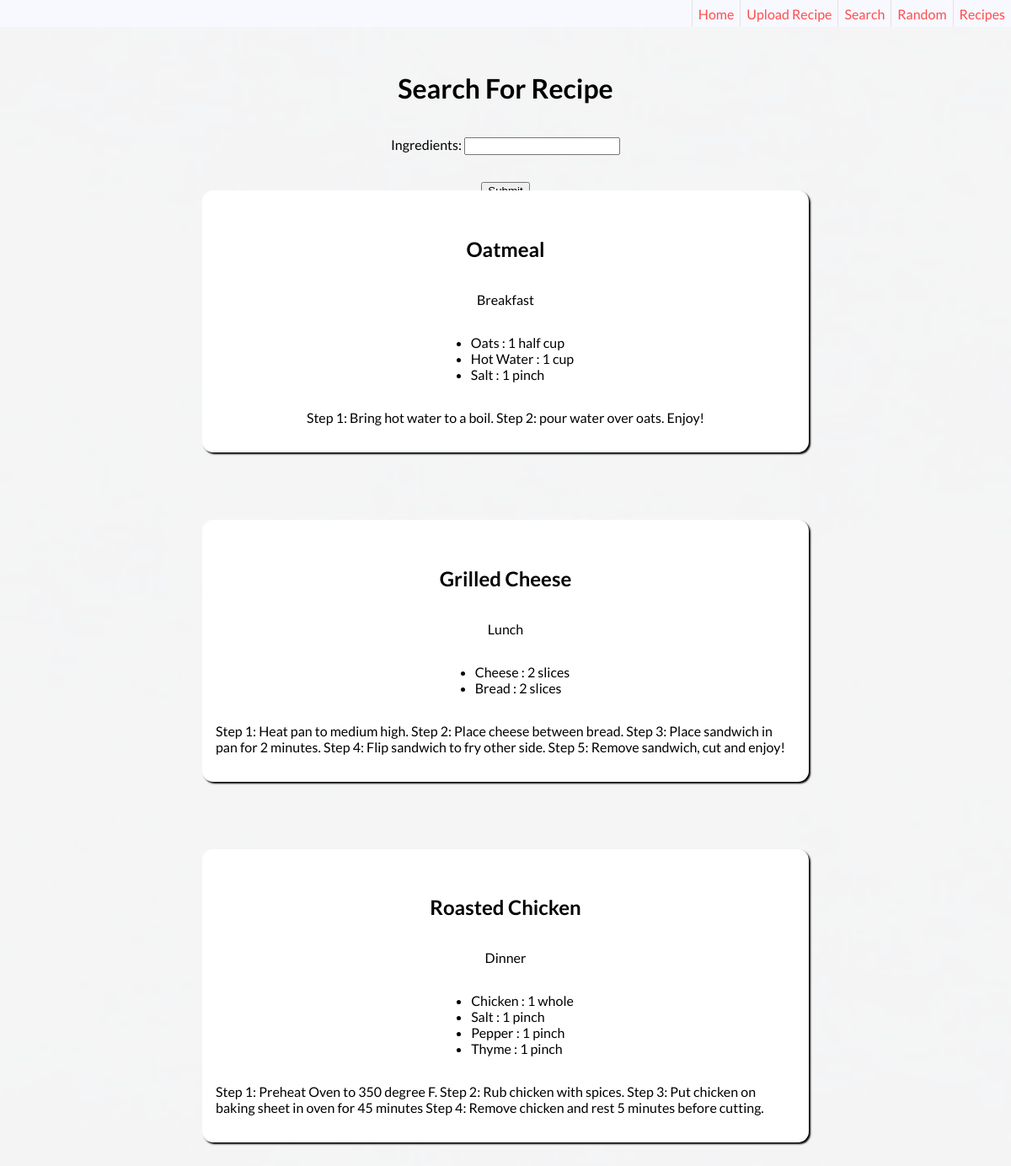
The app's page /search/ with its own data.
### tables this page shows
CREATE TABLE ingredients (
    id INTEGER PRIMARY KEY AUTOINCREMENT,
    recipe_id INTEGER NOT NULL,
    description TEXT NOT NULL,
    quantity INTEGER NOT NULL,
    unit TEXT NOT NULL,
    FOREIGN KEY (recipe_id) REFERENCES recipes (id)
);

CREATE TABLE recipes (
    id INTEGER PRIMARY KEY AUTOINCREMENT,
    title TEXT NOT NULL,
    img TEXT,
    type INTEGER NOT NULL,
    instructions TEXT NOT NULL
);

### app.py (the view, shortened to what this page needs)
@app.route('/search/', methods=('GET', 'POST'))
def search(keyword="*"):
    conn = get_db_conn()
    if keyword != "*":
        tag = conn.execute('SELECT i.recipe_id FROM ingredients i JOIN recipes r ON i.recipe_id = r.id WHERE i.description = ?;', (keyword,)).fetchall()
        items = []
        for r in range(len(tag)):
            for i in range(len(tag[0])):
                item = conn.execute('SELECT i.id, i.description, i.quantity, i.unit, r.title, r.img, r.type, r.instructions FROM ingredients i JOIN recipes r ON i.recipe_id = r.id WHERE i.recipe_id = ? ORDER BY r.title;', (tag[r][i],)).fetchall()
                items.append(item)
    else:
        items = []
        item = conn.execute('SELECT i.id, i.description, i.quantity, i.unit, r.title, r.img, r.type, r.instructions FROM ingredients i JOIN recipes r ON i.recipe_id = r.id ORDER BY r.id;').fetchall()
        items.append(item)
    recipes = {}
    key_func = lambda t:t['title']
    for item in items:
        for k,g in groupby(item, key=key_func):
            recipes[k] = list(g)
            print(recipes[k], list(g))
    conn.commit()
    conn.close()
    return render_template('search.html', recipes=recipes)

### app.py (called while the page is built)
def get_db_conn():
    conn = sqlite3.connect('database.db')
    conn.row_factory = sqlite3.Row
    return conn

### templates/search.html (shortened to what this page needs)
{% extends 'base.html' %}
{% block content %}
<div class="search-background">
<div class="search-title">
  <h1>Search For Recipe</h1>
</div>
<div class="search-form">
    <form action="" method="POST">
        <label for="keyword">Ingredients:</label>
        <input id="keyword" name="keyword" type="text" value="{{request.form['keyword']}}"></input>
      <div id="search-submit">
      </div>
    </form>
  </div>
  <div class="recipe-container">
  {% for recipe, items in recipes.items() %}
        <div class="recipe">
        <h2>{{recipe}}</h2>
          {% if items[0][6] == 0 %}
            <p>Breakfast</p>
          {% elif items[0][6] == 1%}
            <p>Lunch</p>
          {% elif items[0][6] == 2%}
            <p>Dinner</p>
          {% else %}
            <p>Misc.</p>
          {% endif %}
        <ul>
          {% for item in items %}
              <li class="matched-ingredient">
                <span>{{item['description']}}</span>
                <span>:</span>
                <span>{{item['quantity']}}</span>
                <span>{{item['unit']}}</span>
              </li>
          {% endfor %}
        </ul>
        <p>{{items[0][7]}}</p>
      </div>
  {% endfor %}
</div>
</div>
{% endblock %}

### templates/base.html (shortened to what this page needs)
<!DOCTYPE html>
<html lang="en">
<head>
    <link rel="stylesheet" href="https://cdnjs.cloudflare.com/ajax/libs/font-awesome/6.0.0/css/all.min.css" />
    <link rel="stylesheet" href="{{ url_for('static', filename='style.css')}}">
</head>
<body>
    <nav>
        <a href="{{url_for('index')}}">Home</a>
        <a href="{{url_for('upload_title')}}">Upload Recipe</a>
        <a href="{{url_for('search')}}">Search</a>
        <a href="{{url_for('random_recipe')}}">Random</a>
        <a href="{{url_for('recipes')}}">Recipes</a>
    </nav>
        {% block content %} {% endblock %}
</body>
</html>

### static/style.css (style rules this page uses)
body { width: 100%; font-family: 'Lato', sans-serif; margin: 0; background-color: whitesmoke; overflow-y: visible; overflow-x: hidden; }
nav { margin: 0; display: flex; justify-content: right; align-content: center; height: 2rem; background-color: ghostwhite; }
nav a { display: flex; justify-items: center; align-items: center; padding-right: 7px; text-decoration: none; color: rgb(255, 77, 77); border-left: 1px solid rgb(228, 228, 228); padding-left: 7px; }
.search-title { padding-top: 2rem; display: flex; justify-content: center; }
.search-form { height: 40vh; width: 100vw; margin-top: 1rem; display: flex; flex-direction: column; align-content: space-around; align-items: center; justify-items: center; }
.search-form div { margin-top: 2rem; }
#search-submit { display: flex; justify-content: center; align-content: center; }
.recipe-container { padding-top: 4rem; display: flex; flex-direction: column; align-items: center; align-content: center; justify-content: top; margin-bottom: 1rem; }
.recipe { width: 60vw; max-width: 50rem; display: flex; flex-direction: column; align-items: center; align-content: center; justify-content: center; margin-top: 5rem; padding: 1rem 0 1rem 0; background-color: white; box-shadow: 2px 2px 2px black; border-radius: 13px; }
.recipe p { max-width: 50rem; padding: 0px 1rem 0px 1rem; }
.search-form { margin-bottom: -25rem; }
.search-background { min-height: 200%; min-width: 100%; }
.search-background::before { content: ""; display: initial; position: absolute; min-height: 200%; width: 100%; background: url("./assets/pexels-pixabay-256318.jpg"); background-size: cover; background-position: center; background-repeat: repeat-y; opacity: .2; z-index: -1; }

### records on screen
ingredients: title "Oatmeal", shows "Breakfast", description "Oats", quantity "1", unit "half cup", instructions "Step 1: Bring hot water to a boil. Step 2: pour water over oats. Enjoy!"
ingredients: description "Hot Water", quantity "1", unit "cup"
ingredients: description "Salt", quantity "1", unit "pinch"
ingredients: title "Grilled Cheese", shows "Lunch", description "Cheese", quantity "2", unit "slices", instructions "Step 1: Heat pan to medium high. Step 2: Place cheese between bread. Step 3: Place sandwich in pan for 2 minutes. Step 4: Flip sandwich to fry other side. Step 5: Remove sandwich, cut and enjoy!"
ingredients: description "Bread", quantity "2", unit "slices"
ingredients: title "Roasted Chicken", shows "Dinner", description "Chicken", quantity "1", unit "whole", instructions "Step 1: Preheat Oven to 350 degree F. Step 2: Rub chicken with spices. Step 3: Put chicken on baking sheet in oven for 45 minutes Step 4: Remove chicken and rest 5 minutes before cutting."
ingredients: description "Salt", quantity "1", unit "pinch"
ingredients: description "Pepper", quantity "1", unit "pinch"
ingredients: description "Thyme", quantity "1", unit "pinch"
